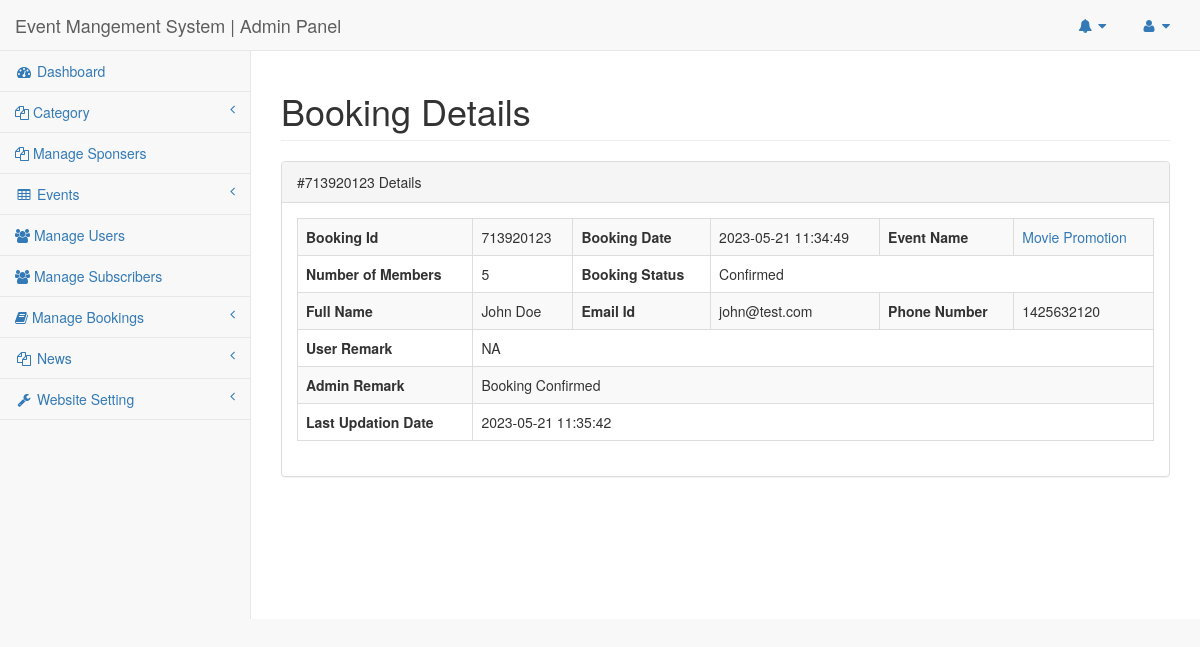
/ems/admin/booking-details.php?bkid=1 (signed in), run on the app's committed database.
### tables this page shows
CREATE TABLE `tblbookings` (
  `id` int(11) NOT NULL,
  `BookingId` bigint(12) DEFAULT NULL,
  `UserId` int(11) DEFAULT NULL,
  `EventId` int(11) DEFAULT NULL,
  `NumberOfMembers` int(11) DEFAULT NULL,
  `UserRemark` mediumtext DEFAULT NULL,
  `AdminRemark` mediumtext DEFAULT NULL,
  `UserCancelRemark` mediumtext DEFAULT NULL,
  `BookingDate` timestamp NULL DEFAULT current_timestamp(),
  `BookingStatus` varchar(100) DEFAULT NULL,
  `LastUpdationDate` timestamp NULL DEFAULT NULL ON UPDATE current_timestamp()
);

CREATE TABLE `tblevents` (
  `id` int(11) NOT NULL,
  `CategoryId` char(10) DEFAULT NULL,
  `SponserId` char(10) DEFAULT NULL,
  `EventName` varchar(255) DEFAULT NULL,
  `EventDescription` mediumtext DEFAULT NULL,
  `EventStartDate` date DEFAULT NULL,
  `EventEndDate` date DEFAULT NULL,
  `EventLocation` varchar(255) DEFAULT NULL,
  `EventImage` varchar(255) DEFAULT NULL,
  `PostingDate` timestamp NULL DEFAULT current_timestamp(),
  `LastUpdationDate` timestamp NULL DEFAULT NULL ON UPDATE current_timestamp(),
  `IsActive` int(1) DEFAULT NULL
);

CREATE TABLE `tblusers` (
  `Userid` int(11) NOT NULL,
  `FullName` varchar(255) DEFAULT NULL,
  `UserName` varchar(200) DEFAULT NULL,
  `Emailid` varchar(255) DEFAULT NULL,
  `PhoneNumber` bigint(12) DEFAULT NULL,
  `UserGender` varchar(100) DEFAULT NULL,
  `UserPassword` varchar(255) DEFAULT NULL,
  `RegDate` timestamp NULL DEFAULT current_timestamp(),
  `LastUpdationDate` timestamp NULL DEFAULT NULL ON UPDATE current_timestamp(),
  `IsActive` int(1) DEFAULT NULL
);

### ems/admin/booking-details.php (the view, shortened to what this page needs)
<?php
include('includes/config.php');
if(strlen($_SESSION['adminsession'])==0)
{
header('location:logout.php');
}
else{
?>
<!DOCTYPE html>
<html lang="en">
<head>
    <link href="../vendor/bootstrap/css/bootstrap.min.css" rel="stylesheet">
    <link href="../vendor/metisMenu/metisMenu.min.css" rel="stylesheet">
    <link href="../dist/css/sb-admin-2.css" rel="stylesheet">
    <link href="../vendor/font-awesome/css/font-awesome.min.css" rel="stylesheet" type="text/css">
</head>
<body>
<div id="wrapper">
<nav class="navbar navbar-default navbar-static-top" role="navigation" style="margin-bottom: 0">
<?php include_once('includes/header.php');?>
<?php include_once('includes/leftbar.php');?>
</nav>
        <div id="page-wrapper">
            <div class="row">
                <div class="col-lg-12">
                    <h1 class="page-header"> Booking  Details</h1>
                </div>
            </div>
            <div class="row">
                <div class="col-lg-12">
                    <div class="panel panel-default">
          <?php
     $bid=intval($_GET['bkid']);
$sql = "SELECT tblbookings.id as bid,tblbookings.BookingId,tblevents.EventName,tblevents.id as eid,tblusers.FullName,tblbookings.NumberOfMembers,tblbookings.BookingStatus,tblbookings.BookingDate,tblusers.Emailid,tblusers.PhoneNumber,tblbookings.NumberOfMembers,tblbookings.UserRemark,tblbookings.UserCancelRemark,tblbookings.AdminRemark,tblbookings.LastUpdationDate from tblbookings left  join tblusers on tblusers.Userid=tblbookings.UserId left join tblevents on tblevents.id=tblbookings.EventId where tblbookings.id=:bid ";
$query = $dbh -> prepare($sql);
$query->bindParam(':bid',$bid,PDO::PARAM_STR);
$query->execute();
$results=$query->fetchAll(PDO::FETCH_OBJ);
if($query->rowCount() > 0)
{
foreach($results as $row)
{
    ?>
                        <div class="panel-heading">
                          #<?php echo htmlentities($row->BookingId);?> Details
                        </div>
                        <div class="panel-body">
                            <div class="row">
                                <div class="col-lg-12">
<table width="100%" class="table table-striped table-bordered table-hover" >
<tr>
<th>Booking Id</th>
<td><?php echo htmlentities($row->BookingId);?></td>
<th>Booking Date</th>
<td><?php echo htmlentities($row->BookingDate);?></td>
<th>Event Name</th>
<td><a href="edit-event.php?sid=<?php echo htmlentities($row->eid);?>" target="_blank"><?php echo htmlentities($row->EventName);?></a></td>
</tr>
<tr>
<th>Number of Members</th>
<td><?php echo htmlentities($row->NumberOfMembers);?></td>
<th>Booking Status</th>
<td colspan="3"><?php $status=$row->BookingStatus;
if($status==""){
echo htmlentities("Not Confirmed yet");
} else {
echo htmlentities("$status");
}
?></td>
</tr>
<tr>
<th>Full Name</th>
<td><?php echo htmlentities($row->FullName);?></td>
<th>Email Id</th>
<td><?php echo htmlentities($row->Emailid);?></td>
<th>Phone Number</th>
<td><?php echo htmlentities($row->PhoneNumber);?></td>
</tr>
<tr>
<th>User Remark</th>
<td colspan="5"><?php echo htmlentities($row->UserRemark);?></td>
</tr>
<?php if($row->AdminRemark!=""){?>
<tr>
<th>Admin Remark</th>
<td colspan="5"><?php echo htmlentities($row->AdminRemark);?></td>
</tr>
<?php } ?>
<?php if($row->LastUpdationDate!=""){?>
<tr>
<th>Last Updation Date</th>
<td colspan="5"><?php echo htmlentities($row->LastUpdationDate);?></td>
</tr>
<?php } ?>
</table>
<?php if($status==""){?>
<div class="form-group" align="center">
<button type="button" class="btn btn-info btn-lg" data-toggle="modal" data-target="#myModal">Take Action</button>
 </div>
      <?php } ?>                          </div>
                            </div>
                        </div>
<?php }} ?>
                    </div>
                </div>
            </div>
        </div>
    </div>
</body>
</html>
<?php } ?>

### data on the page
tblbookings: BookingId "713920123", BookingDate "2023-05-21 11:34:49", EventId.EventName "Movie Promotion", NumberOfMembers "5", BookingStatus "Confirmed", UserId.FullName "John Doe", UserId.Emailid "john@test.com", UserId.PhoneNumber "1425632120", UserRemark "NA", AdminRemark "Booking Confirmed", LastUpdationDate "2023-05-21 11:35:42"
